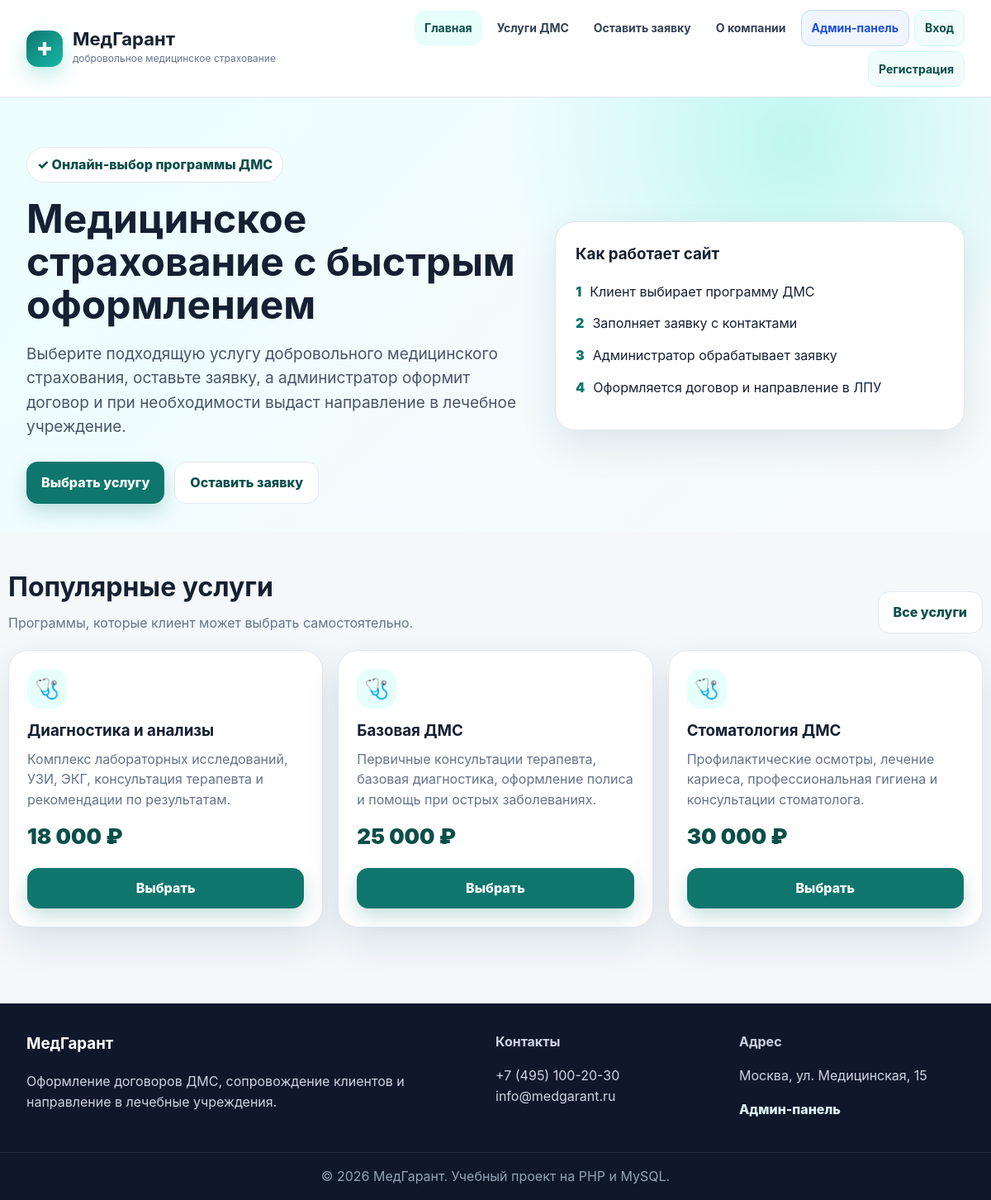
The page / on the database its author committed.
### tables this page shows
CREATE TABLE services (
  id INT AUTO_INCREMENT PRIMARY KEY,
  name VARCHAR(150) NOT NULL,
  description TEXT NOT NULL,
  price DECIMAL(10,2) NOT NULL,
  is_active TINYINT(1) DEFAULT 1,
  created_at TIMESTAMP DEFAULT CURRENT_TIMESTAMP
);

### includes/functions.php (called while the page is built, shortened)
<?php
function e($value) {
    return htmlspecialchars((string)$value, ENT_QUOTES, 'UTF-8');
}
?>

### index.php (the view)
<?php require 'config/db.php'; $services=$pdo->query('SELECT * FROM services WHERE is_active=1 ORDER BY price LIMIT 3')->fetchAll(); include 'includes/header.php'; ?>
<section class="hero"><div class="container hero-grid"><div><span class="badge">✓ Онлайн-выбор программы ДМС</span><h1>Медицинское страхование с быстрым оформлением</h1><p>Выберите подходящую услугу добровольного медицинского страхования, оставьте заявку, а администратор оформит договор и при необходимости выдаст направление в лечебное учреждение.</p><div class="actions"><a class="btn" href="services.php">Выбрать услугу</a><a class="btn secondary" href="application.php">Оставить заявку</a></div></div><div class="hero-card"><h3>Как работает сайт</h3><div class="check"><span>1</span><div>Клиент выбирает программу ДМС</div></div><div class="check"><span>2</span><div>Заполняет заявку с контактами</div></div><div class="check"><span>3</span><div>Администратор обрабатывает заявку</div></div><div class="check"><span>4</span><div>Оформляется договор и направление в ЛПУ</div></div></div></div></section>
<section class="section container"><div class="section-title"><div><h2>Популярные услуги</h2><p>Программы, которые клиент может выбрать самостоятельно.</p></div><a class="btn secondary" href="services.php">Все услуги</a></div><div class="grid three"><?php foreach($services as $s): ?><div class="card service-card"><div class="icon">🩺</div><h3><?= e($s['name']) ?></h3><p><?= e($s['description']) ?></p><div class="price"><?= number_format($s['price'],0,',',' ') ?> ₽</div><a class="btn" href="application.php?service_id=<?= $s['id'] ?>">Выбрать</a></div><?php endforeach; ?></div></section>
<?php include 'includes/footer.php'; ?>

### assets/style.css (style rules this page uses)
:root { --primary:#0f766e;--primary-dark:#0b4f4a;--accent:#14b8a6;--bg:#f4f8fb;--text:#152033;--muted:#64748b;--card:#fff;--border:#e2e8f0;--danger:#dc2626;--shadow:0 18px 45px rgba(15,35,60,.10) }
* { box-sizing:border-box }
body { margin:0;font-family:Inter,Arial,sans-serif;background:var(--bg);color:var(--text);line-height:1.55 }
.container { max-width:1180px;margin:0 auto;padding:0 22px }
.hero { padding:60px 0 34px;background:radial-gradient(circle at 80% 10%,#bff7ef 0,transparent 32%),linear-gradient(135deg,#ecfeff,#f8fafc) }
.hero-grid { display:grid;grid-template-columns:1.1fr .9fr;gap:34px;align-items:center }
.badge { display:inline-flex;gap:8px;align-items:center;background:white;border:1px solid var(--border);padding:8px 12px;border-radius:999px;color:var(--primary-dark);font-weight:800 }
.hero h1 { font-size:48px;line-height:1.08;margin:18px 0 16px }
.hero p { font-size:19px;color:#475569;max-width:680px }
.actions { display:flex;gap:12px;flex-wrap:wrap;margin-top:28px }
.btn { display:inline-flex;align-items:center;justify-content:center;gap:8px;background:var(--primary);color:white;border:0;border-radius:14px;padding:12px 18px;font-weight:800;text-decoration:none;cursor:pointer;box-shadow:0 10px 22px rgba(15,118,110,.22) }
.btn.secondary { background:white;color:var(--primary-dark);border:1px solid var(--border);box-shadow:none }
.hero-card,.card,.form,.table-wrap { background:var(--card);border:1px solid var(--border);border-radius:24px;box-shadow:var(--shadow) }
.hero-card { padding:24px }
.hero-card h3 { margin-top:0 }
.check { display:flex;gap:10px;margin:14px 0 }
.check span { color:var(--primary);font-weight:900 }
.section { padding:42px 0 }
.section-title { display:flex;align-items:end;justify-content:space-between;gap:20px;margin-bottom:20px }
.section-title h2,.page-title h1 { margin:0;font-size:32px }
.section-title p,.page-title p { color:var(--muted);margin:6px 0 0 }
.grid { display:grid;grid-template-columns:repeat(4,1fr);gap:18px }
.grid.three { grid-template-columns:repeat(3,1fr) }
.card { padding:22px }
.card .icon { width:48px;height:48px;border-radius:16px;background:#e6fffb;color:var(--primary);display:grid;place-items:center;font-size:24px;margin-bottom:12px }
.card h3 { margin:0 0 8px }
.card p { color:var(--muted);margin:0 }
.service-card { display:flex;flex-direction:column }
.service-card .btn { margin-top:auto }
.price { font-size:26px;font-weight:900;color:var(--primary-dark);margin:12px 0 18px }

### rows shown on the page
services: name "Диагностика и анализы", description "Комплекс лабораторных исследований, УЗИ, ЭКГ, консультация терапевта и рекомендации по результатам.", price "18 000"
services: name "Базовая ДМС", description "Первичные консультации терапевта, базовая диагностика, оформление полиса и помощь при острых заболеваниях.", price "25 000"
services: name "Стоматология ДМС", description "Профилактические осмотры, лечение кариеса, профессиональная гигиена и консультации стоматолога.", price "30 000"

### other values the page prints
$title "Главная"
$title "Услуги ДМС"
$title "Оставить заявку"
$title "О компании"
